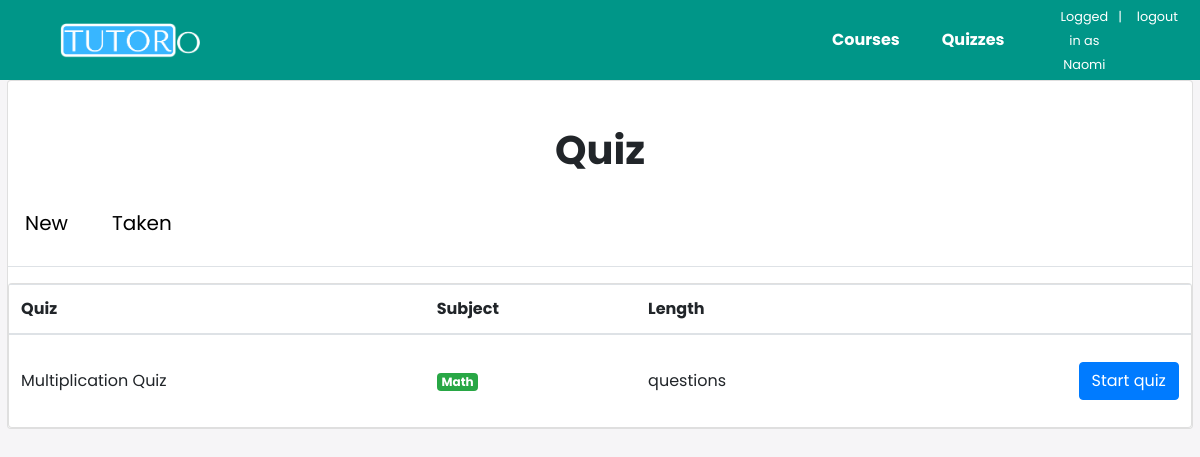
The app's page /students/ (signed in) with its own data.
### quiz/models.py (models this page shows, shortened)
class User(AbstractUser):
    is_student = models.BooleanField(default=False)
    is_tutor = models.BooleanField(default=False)

class Quiz(models.Model):
    owner = models.ForeignKey(User, on_delete=models.CASCADE, related_name='quizzes')
    name = models.CharField(max_length=255)
    subject = models.ForeignKey(Subject, on_delete=models.CASCADE, related_name='quizzes')

class Subject(models.Model):
    name = models.CharField(max_length=30)
    color = models.CharField(max_length=7, default='#007bff')
    def get_html_badge(self):
        name = escape(self.name)
        color = escape(self.color)
        html = '<span class="badge badge-primary" style="background-color: %s">%s</span>' % (color, name)
        return mark_safe(html)

### quiz/views/students.py (the view)
# urls.py: path('', students.QuizListView.as_view(), name='quiz_list'),
@method_decorator([login_required, student_required], name='dispatch')
class QuizListView(ListView):
    model = Quiz
    ordering = ('name', )
    context_object_name = 'quizzes'
    template_name = 'quiz/students/quiz_list.html'
    def get_queryset(self):
        student = self.request.user.student
        student_interests = student.interests.values_list('pk', flat=True)
        taken_quizzes = student.quizzes.values_list('pk', flat=True)
        queryset = Quiz.objects.filter(subject__in=student_interests) \
            .exclude(pk__in=taken_quizzes) \
            .annotate(questions_count=Count('questions')) \
            .filter(questions_count__gt=0)
        return queryset

### quiz/templates/quiz/students/quiz_list.html
{% extends 'quiz/base.html' %}
{% block content %}
  <h1>Quiz</h1>
  <ul class="nav nav-tabs mb-3">
    <li class="nav-item">
      <a class="nav-link{% if active == 'new' %} active{% endif %}" style='color: black; font-size: 20px' href="{% url 'students:quiz_list' %}">New</a>
    </li>
    <li class="nav-item">
      <a class="nav-link{% if active == 'taken' %} active{% endif %}" style='color: black; font-size: 20px' href="{% url 'students:taken_quiz_list' %}">Taken</a>
    </li>
  </ul>
  <div class="card">
    <table class="table mb-0">
      <thead>
        <tr>
          <th>Quiz</th>
          <th>Subject</th>
          <th>Length</th>
          <th></th>
        </tr>
      </thead>
      <tbody>
        {% for courses in request.user.members.all %}
          {% if courses.tutor.quizzes.all == None %}
            <tr>
              <td class="bg-light text-center font-italic" colspan="4">No quiz has been assigned to you right now.</td>
            </tr>
          {% else %}
            {% for quiz in courses.tutor.quizzes.all %}
              <tr>
                <td class="align-middle">{{ quiz.name }}</td>
                <td class="align-middle">{{ quiz.subject.get_html_badge }}</td>
                <td class="align-middle">{{ quiz.questions_count }} questions</td>
                <td class="text-right">
                  <a href="{% url 'students:take_quiz' quiz.pk %}" class="btn btn-primary">Start quiz</a>
                </td>
              </tr>
            {% endfor %}
          {% endif %}
        {% endfor %}
      </tbody>
    </table>
  </div>
{% endblock %}

### quiz/templates/quiz/base.html (shortened to what this page needs)
<!DOCTYPE html>
{% load static %}
<!DOCTYPE html>
<html lang="en" dir="ltr">
  <head>
    <link rel="stylesheet" href="https://maxcdn.bootstrapcdn.com/bootstrap/4.0.0/css/bootstrap.min.css">
    <link rel="stylesheet" href="{% static '/css/style.css'%}">
  </head>
  <body>
    {% if user.is_student == True %}
      <div class="navbar">
      	<a href="{% url 'studentdash:course_home' %}"><img src="../../../static/images/TutorO_Logo.png" class="home-logo"></a>
        <ul class="links">
          <li><a href="{% url 'studentdash:course_home' %}">Courses</a></li>
      		<li><a href="{% url 'students:quiz_list' %}">Quizzes</a></li>
          <li>
            <ul style="padding: 0 10px 0 30px; float: right">
              <li><a href="" style="cursor: default; padding: 0; margin: 0 0 0 0; text-align:center; "><small>Logged in as {{user.first_name}}</small></a></li>
              <li><a href="" style="cursor: default; margin:0 5px 0 0; padding: 0;"><small>|</small></a></li>
          		<li><a href="{% url 'logout' %}" style="padding: 0; margin: 0 0 0 0; text-align: center"><small>logout</small></a></li>
            </ul>
          </li>
        </ul>
      </div>
    {% endif %}
  <div class="content-wrapper" style="margin-top:100px">
    <div class="card mb-3">
      <div class="card-body">
        </div>
      {% block content %}
      {% endblock %}
      </div>
    </div>
  </body>
</html>

### static/css/style.css (style rules this page uses)
body { background: #f6f5f7; display: flex; justify-content: center; align-items: center; flex-direction: column; font-family: 'Poppins', sans-serif; height: 100vh; margin: -20px 0 50px; }
.content-wrapper { width: 98.82vw; height: 100%; }
h1 { font-weight: bold; margin: 0; text-align: center; padding: 5px; }
ul { decoration: none; list-style: none; font-size: 14px; display: flex; padding-top: 5px; padding-bottom: 5px; padding-left: 0; margin: 0; }
li { padding-right: 10px; }
a { color: #fff; text-decoration: none; font-size: 14px; margin: 15px 0; }
.navbar { position: fixed; z-index: 10; left: 0; right: 0; top: 0; font-family: 'Poppins', sans-serif; padding: 0 5%; height: 80px; background-color: #009688; }
.navbar .home-logo { float: left; width: auto; height: 35px; display: flex; align-items: center; font-size: 24px; }
.navbar .links { float: right; padding: 0; margin: 0; width: 30%; height: 100%; display: flex; justify-content: space-around; align-items: center; }
.navbar .links li { list-style: none; }
.navbar .links a { display: block; padding: 1em; font-size: 16px; font-weight: bold; color: #fff; text-decoration: none; }

### records on screen
User: first_name "Naomi"
Quiz: name "Multiplication Quiz", subject.get_html_badge "Math"
